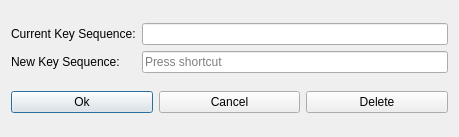
<?xml version="1.0" encoding="UTF-8"?>
<ui version="4.0">
 <class>ShortcutKeyEditWinClass</class>
 <widget class="QDialog" name="ShortcutKeyEditWinClass">
  <property name="geometry">
   <rect>
    <x>0</x>
    <y>0</y>
    <width>459</width>
    <height>137</height>
   </rect>
  </property>
  <property name="windowTitle">
   <string>ShortcutKeyEditWin</string>
  </property>
  <layout class="QVBoxLayout" name="verticalLayout">
   <item>
    <layout class="QGridLayout" name="gridLayout">
     <item row="0" column="0">
      <widget class="QLabel" name="label">
       <property name="text">
        <string>Current Key Sequence:</string>
       </property>
      </widget>
     </item>
     <item row="0" column="1">
      <widget class="QLineEdit" name="curKeylineEdit">
       <property name="readOnly">
        <bool>true</bool>
       </property>
      </widget>
     </item>
     <item row="1" column="0">
      <widget class="QLabel" name="label_2">
       <property name="text">
        <string>New Key Sequence:</string>
       </property>
      </widget>
     </item>
     <item row="1" column="1">
      <widget class="QKeySequenceEdit" name="keySequenceEdit"/>
     </item>
    </layout>
   </item>
   <item>
    <layout class="QHBoxLayout" name="horizontalLayout">
     <item>
      <widget class="QPushButton" name="okBt">
       <property name="text">
        <string>Ok</string>
       </property>
      </widget>
     </item>
     <item>
      <widget class="QPushButton" name="cancelBt">
       <property name="text">
        <string>Cancel</string>
       </property>
      </widget>
     </item>
     <item>
      <widget class="QPushButton" name="deleteBt">
       <property name="text">
        <string>Delete</string>
       </property>
      </widget>
     </item>
    </layout>
   </item>
  </layout>
 </widget>
 <layoutdefault spacing="6" margin="11"/>
 <resources/>
 <connections>
  <connection>
   <sender>cancelBt</sender>
   <signal>clicked()</signal>
   <receiver>ShortcutKeyEditWinClass</receiver>
   <slot>reject()</slot>
   <hints>
    <hint type="sourcelabel">
     <x>448</x>
     <y>88</y>
    </hint>
    <hint type="destinationlabel">
     <x>414</x>
     <y>131</y>
    </hint>
   </hints>
  </connection>
  <connection>
   <sender>okBt</sender>
   <signal>clicked()</signal>
   <receiver>ShortcutKeyEditWinClass</receiver>
   <slot>slot_ok()</slot>
   <hints>
    <hint type="sourcelabel">
     <x>163</x>
     <y>88</y>
    </hint>
    <hint type="destinationlabel">
     <x>186</x>
     <y>128</y>
    </hint>
   </hints>
  </connection>
  <connection>
   <sender>deleteBt</sender>
   <signal>clicked()</signal>
   <receiver>ShortcutKeyEditWinClass</receiver>
   <slot>on_delete()</slot>
   <hints>
    <hint type="sourcelabel">
     <x>332</x>
     <y>111</y>
    </hint>
    <hint type="destinationlabel">
     <x>311</x>
     <y>130</y>
    </hint>
   </hints>
  </connection>
 </connections>
 <slots>
  <slot>slot_ok()</slot>
  <slot>on_reset()</slot>
  <slot>on_delete()</slot>
 </slots>
</ui>
